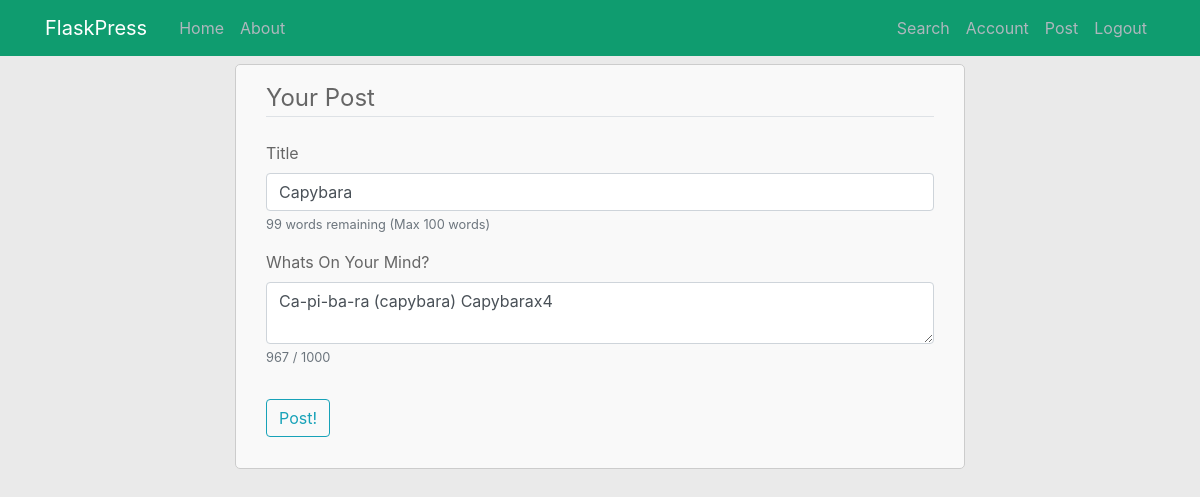
/edit_post/2 (signed in), run on the app's committed database.
### test/models.py (models this page shows, shortened)
class Post(db.Model, UserMixin):
    id = db.Column(db.Integer, primary_key=True)
    title = db.Column(db.String(20), nullable=True, default="Flask Blogpost")
    date_posted = db.Column(db.DateTime, nullable=False, default=datetime.utcnow)
    content = db.Column(db.Text, nullable=False)
    user_id = db.Column(db.Integer, db.ForeignKey('user.id'), nullable=True)

### test/routes.py (the view)
@app.route('/edit_post/<int:post_id>', methods=['GET', 'POST'])
def edit_post(post_id):
    post = Post.query.get(post_id)
    if post.author != current_user:
        flash('Only the author can edit this post.', 'danger')
        return render_template('view_post.html', post=post)
    form = ContentForm()
    if form.validate_on_submit():
        post.title = form.title.data
        post.content = form.content.data
        db.session.commit()
        flash(f'Post updated successfully!', 'success')
        return redirect(url_for('home'))
    form.title.data = post.title
    form.content.data = post.content
    return render_template('write.html', title='Edit Post', form=form, Legend='Edit Post')

### test/forms.py
class ContentForm(FlaskForm):
    title=StringField('Title', validators=[])
    content=TextAreaField('Whats On Your Mind?', validators=[DataRequired(), Length(min=0, max=1000)])
    date=DateField('Date of Posting', render_kw={'class': 'form-control'})
    submit=SubmitField('Post!')

### test/models.py (called while the page is built)
@login_manager.user_loader
def load_user(user_id):
    return User.query.get(int(user_id))

### test/templates/write.html (shortened to what this page needs)
{% extends "layout.html" %}
{% block content %}
    <div class="content-section">
        <form method="POST" action="">
            <fieldset class="form-group">
                <legend class="border-bottom mb-4">
                    Your Post
                </legend>
                <div class="form-group">
                    {{ form.title.label(class="form-control-label") }}
                    {{ form.title(class="form-control") }}
                    <small class="form-text text-muted">
                        <span id="titleWordCount">
                            {% if form.title.data %}
                                {{ 100 - form.title.data|wordcount }}
                            {% else %}
                                100
                            {% endif %}
                        </span>
                        words remaining (Max 100 words)
                    </small>
                </div>
                <div class="form-group">
                    {{ form.content.label(class="form-control-label") }}
                    {{ form.content(class="form-control") }}
                    <small class="form-text text-muted">
                        <span id="contentCharCount">
                            {% if form.content.data %}
                                {{ 1000 - form.content.data|length }}
                            {% else %}
                                1000
                            {% endif %}
                        </span>
                        / 1000
                    </small>
                </div>
            </fieldset>
            <div class="form-group">
                {{ form.submit(class="btn btn-outline-info")}}
            </div>
        </form>
    </div>
{% endblock content %}

### test/static/main.css (style rules this page uses)
body { background: #eaeaea; color: #666666; margin-top: 4rem; }
.content-section { background: #f9f9f9; padding: 15px 30px; border: 1px solid #cccccc; border-radius: 5px; margin-bottom: 30px; }

### data on the page
Post: title "Capybara", 100-form.title.data|wordcount "99", content "Ca-pi-ba-ra (capybara) Capybarax4"

### other printed values
{{ 1000 - form.content.data|length }} "967"
